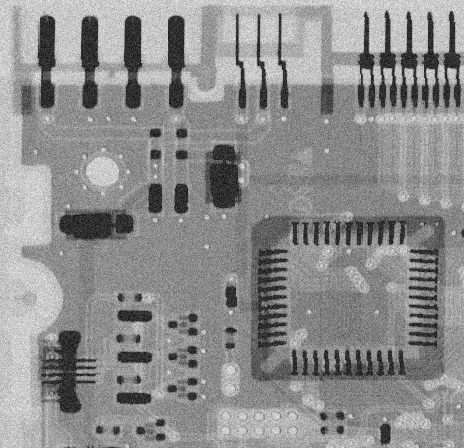
%> input picture MATLAB/Day03/Fig0507(b)(ckt-board-gauss-var-400).tif, 464 x 448 px
$ octave t1.m   (GNU Octave 9; MATLAB toolbox functions it lacks are replaced by stand-ins)
%> lines starting %> are read from the running program, lines starting %| are printed output that depends on the picture
I = im2double(imread("Fig0507(b)(ckt-board-gauss-var-400).tif"));
%> I: size 448x464 double; min 0, max 1, mean 0.555

template_sizes = [3, 5, 7];
sigmas = [0.5, 1, 2];

figure('Name','高斯滤波器系数');
idx = 1;
for s = template_sizes
    for sg = sigmas
        h = fspecial('gaussian', s, sg);
        subplot(3, 3, idx);
        surf(h);
        title(['模板 ', num2str(s), 'x', num2str(s), ', \sigma=', num2str(sg)]);
        idx = idx + 1;
    end
end
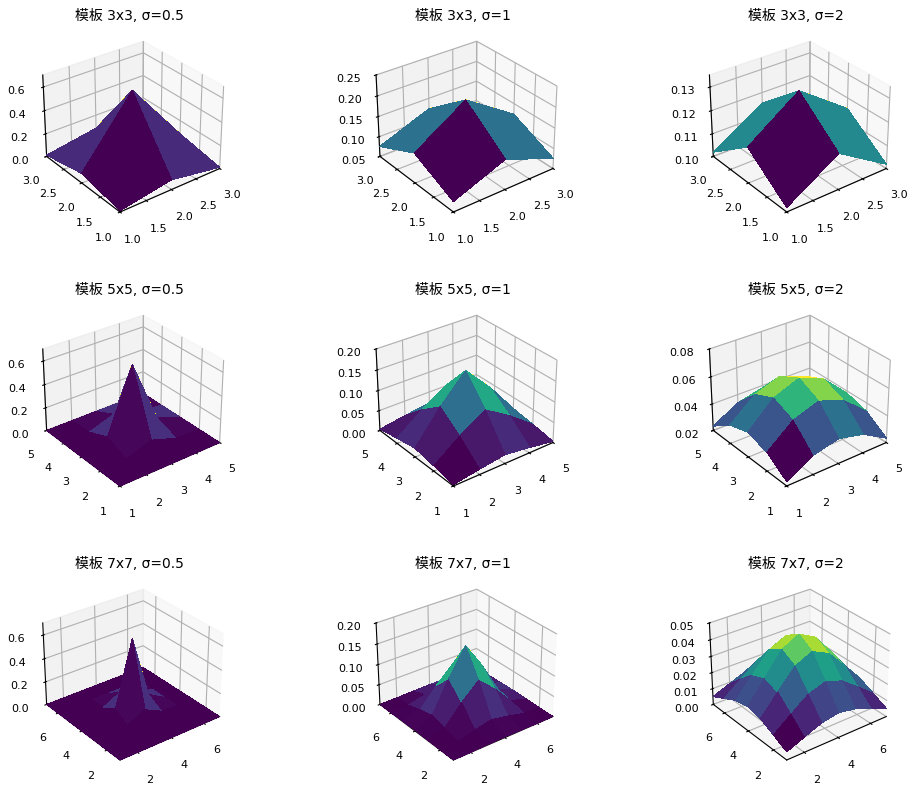
%> figure redrawn from the program's plot data, 9 panels

figure('Name','高斯滤波效果对比');
idx = 1;
for s = template_sizes
    for sg = sigmas
        h = fspecial('gaussian', s, sg);
        I_filtered = imfilter(I, h, 'replicate');
        subplot(3, 3, idx);
        imshow(I_filtered);
        title(['模板 ', num2str(s), 'x', num2str(s), ', \sigma=', num2str(sg)]);
        idx = idx + 1;
    end
end
%> after the loop, idx = 10
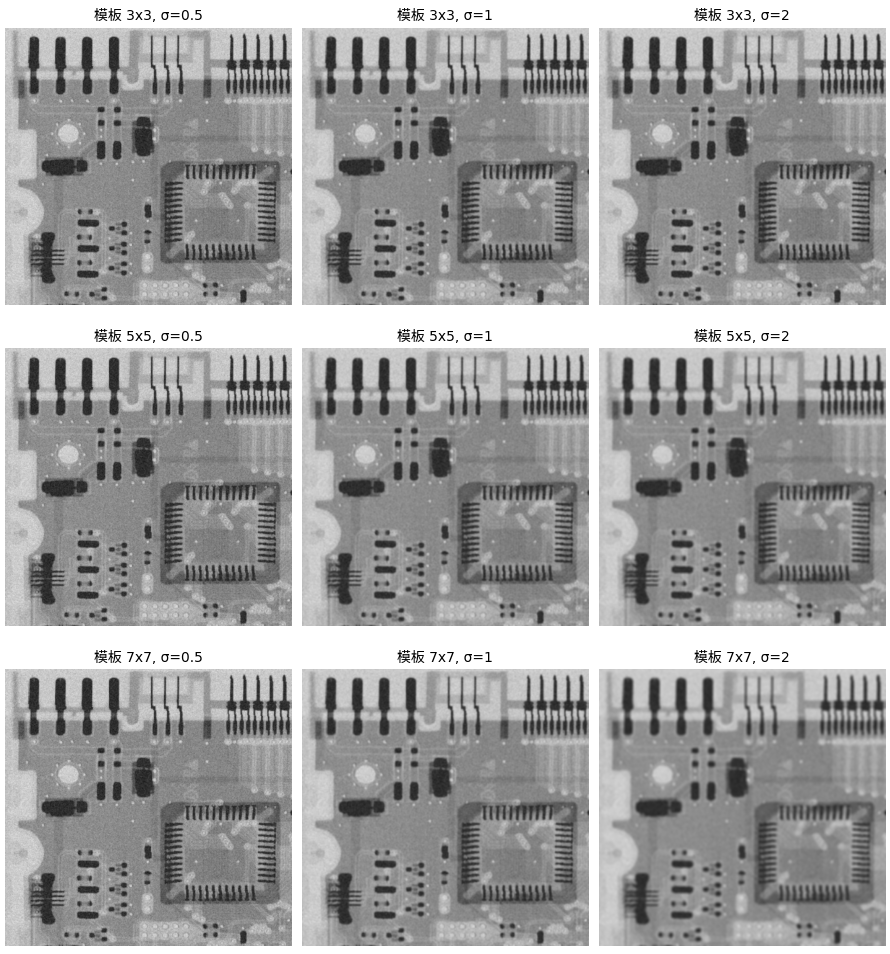
%> figure redrawn from the program's plot data, 9 panels
